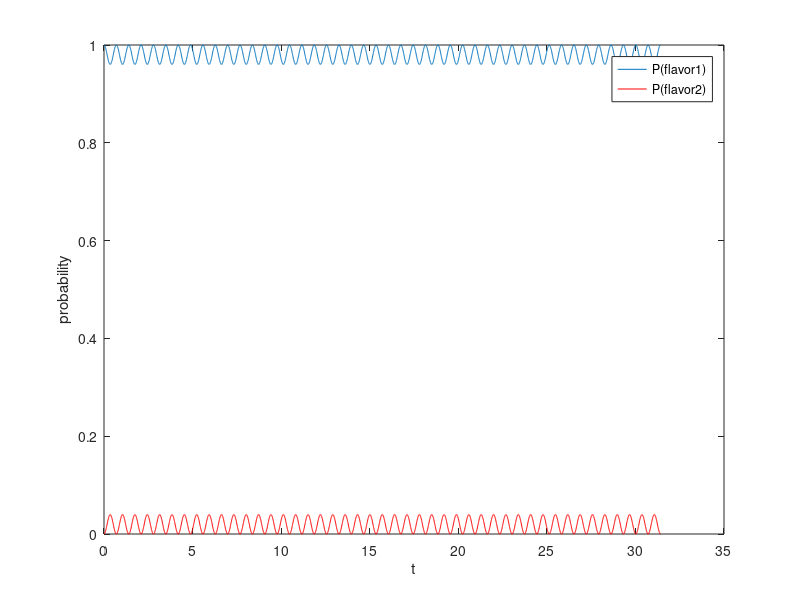

The MATLAB source for this figure:
clear all; close all

%Set up mass/flavor mixing matrix
theta = asin(.1);
st = sin(theta); ct = cos(theta);
ut = [ct st; -st ct];

%Find inverse to resolve flavor (1) state to mass states
%(Apparently I don't beleive this transformation is unitary, so instead of
%just transposing it I'll let MATLAB calculate the inverse)
uti = inv(ut);

%Find mass mixture for flavor [1 0]
m_f1 = uti*[1; 0];

%Propagate mass (energy) states forward in time
t=linspace(0,10*pi, 3000);
m1 = [1 0]*m_f1*exp(-1i*t);
m2 = [0 1]*m_f1*exp(-10i*t);

%Find flavor mixtures from mass mixtures
f = ut*[m1; m2];
f1 = f(1,:);
f2 = f(2,:);
p10 = f1.*conj(f1);
p01 = f2.*conj(f2);

%figure; plot(abs(f1))
%hold on; plot(abs(f2), 'r')

figure; plot(t, p10)
hold on; plot(t, p01, 'r')
xlabel('t'); ylabel('probability')
legend('P(flavor1)', 'P(flavor2)');

